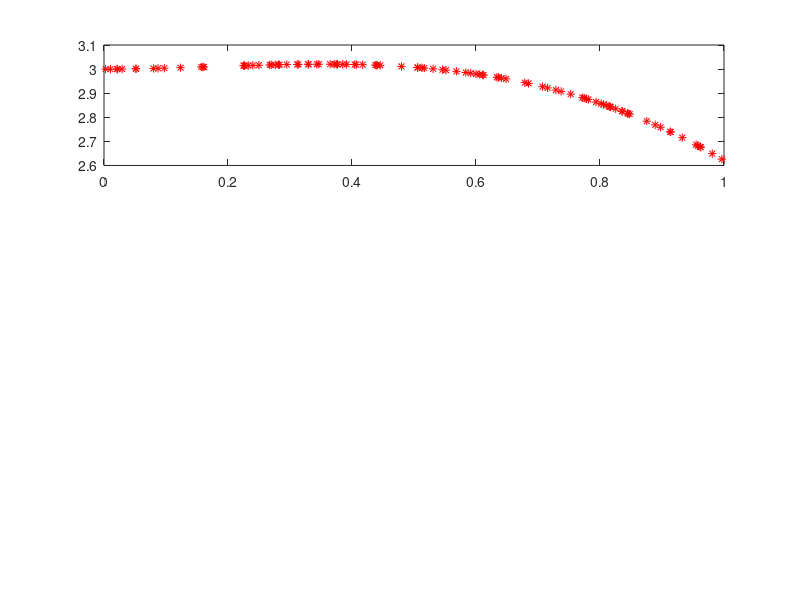

The MATLAB source for this figure: (Note: this script raises an error after producing the figure.)
clear all
close all
clc

m = 100;
noi = 0; %0.1;

u = rand(1,m);

dgenfun = @(u) 2*u.^2-u.^3+3*cos(u);

y = dgenfun(u);
y = y + noi*randn(size(y));

figure()
subplot(3,1,1)
plot(u,y,'r*')

net = feedforwardnet(10,'trainlm');
tpam = net.trainParam;
tpam.max_fail = 1e3;

[net, Temp, netPar, gpos, fun] = trainRPOS(u,y,10,'trainlm',tpam);

uu = linspace(min(u),max(u));
hold on
plot(uu,dgenfun(uu),'k--')
% plot(uu, gpos(uu), 'c', 'linewidth', 1.2)
rfun = @(x) (fun.num(x))./(fun.den(x));
plot(uu, rfun(uu), 'b')

subplot(3,1,2)
plot(uu, fun.num(uu))

subplot(3,1,3)
plot(uu, fun.den(uu))